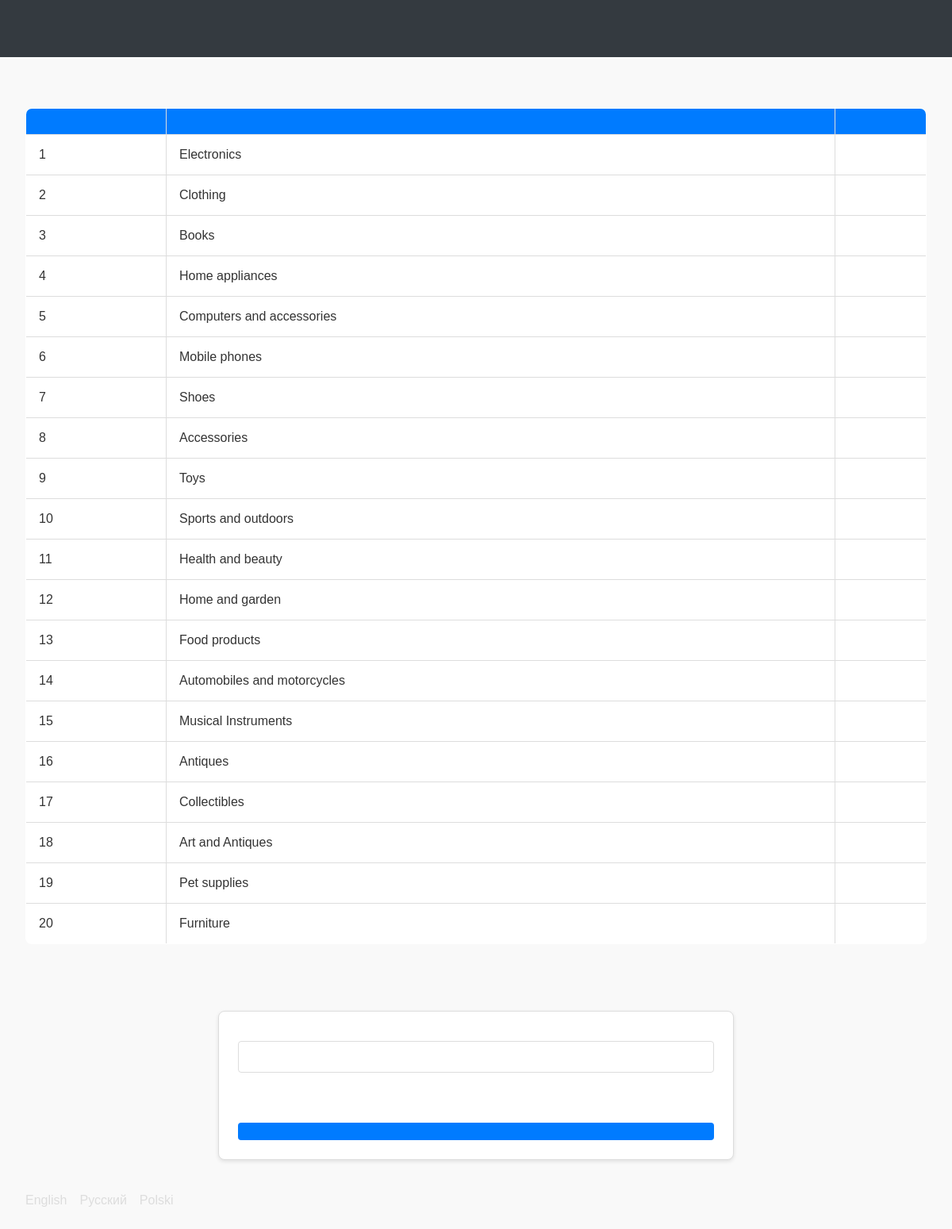
The app's page /manage_categories.php (signed in) with its own data.
### tables this page shows
CREATE TABLE `categories` (
  `id` int(11) NOT NULL,
  `name` varchar(50) NOT NULL,
  `parent_id` int(11) DEFAULT NULL
);

### manage_categories.php (the view, shortened to what this page needs)
<?php
require_once 'config/db.php';
if (isset($_GET['lang'])) {
    $language = $_GET['lang'];
    $_SESSION['lang'] = $language;
} else {
    $language = $_SESSION['lang'] ?? 'en';
}
$translations = require "translations/{$language}.php";
$category_query = "SELECT c.id, IFNULL(ct.translated_name, c.name) AS name
                   FROM categories c
                   LEFT JOIN category_translations ct ON c.id = ct.category_id AND ct.language_code = ?";
$stmt = $conn->prepare($category_query);
$stmt->bind_param('s', $language);
$stmt->execute();
$categories = $stmt->get_result();
?>
<!DOCTYPE html>
<html lang="<?php echo htmlspecialchars($language); ?>">
<head>
    <link rel="stylesheet" href="public/styles.css">
</head>
<body>
<header class="main-header">
</header>
<main class="main-content">
    <section class="category-list">
        <table class="table">
            <thead>
            <tr>
                <th><?php echo htmlspecialchars($translations['id']); ?></th>
                <th><?php echo htmlspecialchars($translations['category_name']); ?></th>
                <th><?php echo htmlspecialchars($translations['actions']); ?></th>
            </tr>
            </thead>
            <tbody>
            <?php while ($row = $categories->fetch_assoc()): ?>
                <tr>
                    <td><?php echo htmlspecialchars($row['id']); ?></td>
                    <td><?php echo htmlspecialchars($row['name']); ?></td>
                    <td>
                    </td>
                </tr>
            <?php endwhile; ?>
            </tbody>
        </table>
    </section>
    <section class="add-category">
        <form method="POST" action="" class="form-container">
            <div class="form-group">
                <input type="text" id="category_name" name="category_name" class="form-input" required>
            </div>
            <button type="submit" class="btn-primary"><?php echo htmlspecialchars($translations['add']); ?></button>
        </form>
    </section>
    <div class="language-switch">
        <a href="?lang=en" class="lang-link">English</a>
        <a href="?lang=ru" class="lang-link">Русский</a>
        <a href="?lang=pl" class="lang-link">Polski</a>
    </div>
</main>
</body>
</html>

### public/styles.css (style rules this page uses)
body { font-family: 'Inter', sans-serif; background-color: #f8f9fa; margin: 0; padding: 0; color: #333; }
.main-header { background-color: #343a40; color: #fff; padding: 1rem 0; }
.user-navigation, .language-switch { display: flex; gap: 1rem; }
.nav-link, .lang-link { color: #ddd; text-decoration: none; font-weight: 500; }
.main-content { padding: 2rem; }
.form-group { flex: 1; min-width: 200px; }
.form-input, .form-select { width: 100%; padding: 0.5rem; font-size: 1rem; border: 1px solid #ccc; border-radius: 0.25rem; transition: all 0.3s; }
.form-container { display: flex; flex-direction: column; gap: 1.5rem; max-width: 800px; margin: 0 auto; padding: 1.5rem; background-color: #fff; border: 1px solid #ddd; border-radius: 0.5rem; box-shadow: 0 2px 5px rgba(0, 0, 0, 0.1); }
.form-group { display: flex; flex-direction: column; }
.form-input, .form-select, .form-textarea { padding: 0.75rem; border: 1px solid #ccc; border-radius: 0.25rem; font-size: 1rem; transition: border-color 0.3s ease; width: 100%; box-sizing: border-box; }
.table { width: 100%; border-collapse: collapse; margin: 2rem 0; background-color: #fff; border: 1px solid #ddd; border-radius: 0.5rem; overflow: hidden; }
.table th, .table td { padding: 1rem; text-align: left; border-bottom: 1px solid #ddd; }
.table th { background-color: #007bff; color: #fff; }
.form-container { display: flex; flex-direction: column; gap: 1.5rem; max-width: 600px; margin: 0 auto; padding: 1.5rem; background-color: #fff; border: 1px solid #ddd; border-radius: 0.5rem; box-shadow: 0 2px 5px rgba(0, 0, 0, 0.1); }
.btn-primary { margin-top: 0.5rem; padding: 0.75rem; font-size: 1rem; font-weight: bold; text-align: center; background-color: #007bff; color: #fff; border: none; border-radius: 0.25rem; cursor: pointer; transition: background-color 0.3s ease; }
.main-content { display: grid; gap: 2rem; grid-template-columns: 1fr; padding: 2rem; }
.form-container input { width: 100%; padding: 0.5rem; border: 1px solid #ccc; border-radius: 4px; margin-bottom: 1rem; }
.btn-primary { padding: 0.7rem 1.5rem; font-size: 1rem; font-weight: bold; color: #fff; background-color: #007bff; border: none; border-radius: 4px; cursor: pointer; }
.form-group { margin-bottom: 15px; }
.form-group input, .form-group textarea, .form-group button { width: 100%; padding: 10px; margin-top: 5px; border: 1px solid #ddd; border-radius: 4px; }
table { width: 100%; border-collapse: collapse; margin-top: 20px; }
table th, table td { padding: 10px; border: 1px solid #ddd; text-align: left; }
table th { background-color: #007bff; color: white; }
body { font-family: Arial, sans-serif; background-color: #f9f9f9; margin: 0; padding: 0; }
header { background-color: #343a40; color: white; padding: 20px 0; text-align: center; }
.language-switch { margin-top: 10px; }

### records on screen
categories: id "1", name "Electronics"
categories: id "2", name "Clothing"
categories: id "3", name "Books"
categories: id "4", name "Home appliances"
categories: id "5", name "Computers and accessories"
categories: id "6", name "Mobile phones"
categories: id "7", name "Shoes"
categories: id "8", name "Accessories"
categories: id "9", name "Toys"
categories: id "10", name "Sports and outdoors"
categories: id "11", name "Health and beauty"
categories: id "12", name "Home and garden"
categories: id "13", name "Food products"
categories: id "14", name "Automobiles and motorcycles"
categories: id "15", name "Musical Instruments"
categories: id "16", name "Antiques"
categories: id "17", name "Collectibles"
categories: id "18", name "Art and Antiques"
categories: id "19", name "Pet supplies"
categories: id "20", name "Furniture"
